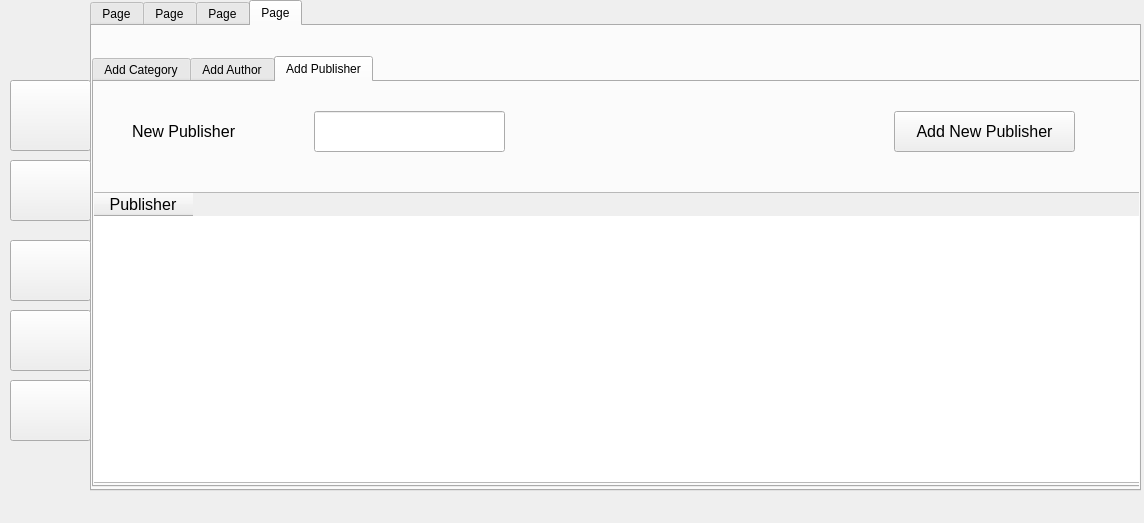
<?xml version="1.0" encoding="UTF-8"?>
<ui version="4.0">
 <class>MainWindow</class>
 <widget class="QMainWindow" name="MainWindow">
  <property name="geometry">
   <rect>
    <x>0</x>
    <y>0</y>
    <width>1144</width>
    <height>523</height>
   </rect>
  </property>
  <property name="windowTitle">
   <string>MainWindow</string>
  </property>
  <widget class="QWidget" name="centralwidget">
   <widget class="QTabWidget" name="tabWidget">
    <property name="geometry">
     <rect>
      <x>90</x>
      <y>0</y>
      <width>1051</width>
      <height>491</height>
     </rect>
    </property>
    <property name="font">
     <font>
      <family>Segoe UI</family>
      <pointsize>9</pointsize>
     </font>
    </property>
    <property name="currentIndex">
     <number>3</number>
    </property>
    <widget class="QWidget" name="tab_4">
     <attribute name="title">
      <string>Page</string>
     </attribute>
     <widget class="QTableWidget" name="tableWidget">
      <property name="geometry">
       <rect>
        <x>0</x>
        <y>80</y>
        <width>1051</width>
        <height>381</height>
       </rect>
      </property>
      <column>
       <property name="text">
        <string>Books</string>
       </property>
      </column>
      <column>
       <property name="text">
        <string>Book Title</string>
       </property>
      </column>
      <column>
       <property name="text">
        <string>Book Author</string>
       </property>
      </column>
      <column>
       <property name="text">
        <string>Book Publisher</string>
       </property>
      </column>
      <column>
       <property name="text">
        <string>Book Category</string>
       </property>
      </column>
      <column>
       <property name="text">
        <string>Book Price</string>
       </property>
      </column>
     </widget>
     <widget class="QPushButton" name="pushButton_6">
      <property name="geometry">
       <rect>
        <x>710</x>
        <y>30</y>
        <width>91</width>
        <height>31</height>
       </rect>
      </property>
      <property name="text">
       <string>Add</string>
      </property>
     </widget>
     <widget class="QLineEdit" name="lineEdit">
      <property name="geometry">
       <rect>
        <x>10</x>
        <y>30</y>
        <width>171</width>
        <height>31</height>
       </rect>
      </property>
      <property name="placeholderText">
       <string>Enter Book Title</string>
      </property>
     </widget>
     <widget class="QComboBox" name="comboBox">
      <property name="geometry">
       <rect>
        <x>280</x>
        <y>30</y>
        <width>73</width>
        <height>22</height>
       </rect>
      </property>
      <item>
       <property name="text">
        <string>Retrieve</string>
       </property>
      </item>
      <item>
       <property name="text">
        <string>Rent</string>
       </property>
      </item>
     </widget>
     <widget class="QComboBox" name="comboBox_2">
      <property name="geometry">
       <rect>
        <x>540</x>
        <y>30</y>
        <width>73</width>
        <height>21</height>
       </rect>
      </property>
      <item>
       <property name="text">
        <string>1</string>
       </property>
      </item>
      <item>
       <property name="text">
        <string>2</string>
       </property>
      </item>
      <item>
       <property name="text">
        <string>3</string>
       </property>
      </item>
      <item>
       <property name="text">
        <string>4</string>
       </property>
      </item>
      <item>
       <property name="text">
        <string>5</string>
       </property>
      </item>
      <item>
       <property name="text">
        <string>6</string>
       </property>
      </item>
      <item>
       <property name="text">
        <string>7</string>
       </property>
      </item>
      <item>
       <property name="text">
        <string>8</string>
       </property>
      </item>
      <item>
       <property name="text">
        <string>9</string>
       </property>
      </item>
      <item>
       <property name="text">
        <string>10</string>
       </property>
      </item>
     </widget>
     <widget class="QLabel" name="label">
      <property name="geometry">
       <rect>
        <x>220</x>
        <y>30</y>
        <width>55</width>
        <height>16</height>
       </rect>
      </property>
      <property name="text">
       <string>Type</string>
      </property>
     </widget>
     <widget class="QLabel" name="label_2">
      <property name="geometry">
       <rect>
        <x>490</x>
        <y>30</y>
        <width>55</width>
        <height>21</height>
       </rect>
      </property>
      <property name="text">
       <string>Days</string>
      </property>
     </widget>
    </widget>
    <widget class="QWidget" name="tab">
     <attribute name="title">
      <string>Page</string>
     </attribute>
     <widget class="QTabWidget" name="tabWidget_2">
      <property name="geometry">
       <rect>
        <x>0</x>
        <y>0</y>
        <width>1031</width>
        <height>461</height>
       </rect>
      </property>
      <property name="currentIndex">
       <number>1</number>
      </property>
      <widget class="QWidget" name="tab_3">
       <attribute name="title">
        <string>Add New Book</string>
       </attribute>
       <widget class="QLineEdit" name="lineEdit_2">
        <property name="geometry">
         <rect>
          <x>290</x>
          <y>30</y>
          <width>261</width>
          <height>31</height>
         </rect>
        </property>
       </widget>
       <widget class="QLabel" name="label_3">
        <property name="geometry">
         <rect>
          <x>210</x>
          <y>30</y>
          <width>82</width>
          <height>31</height>
         </rect>
        </property>
        <property name="font">
         <font>
          <pointsize>10</pointsize>
         </font>
        </property>
        <property name="text">
         <string>Book Title</string>
        </property>
       </widget>
       <widget class="QTextBrowser" name="textBrowser">
        <property name="geometry">
         <rect>
          <x>50</x>
          <y>80</y>
          <width>501</width>
          <height>241</height>
         </rect>
        </property>
       </widget>
       <widget class="QPushButton" name="pushButton_7">
        <property name="geometry">
         <rect>
          <x>532</x>
          <y>360</y>
          <width>111</width>
          <height>41</height>
         </rect>
        </property>
        <property name="font">
         <font>
          <pointsize>10</pointsize>
         </font>
        </property>
        <property name="text">
         <string>Save</string>
        </property>
       </widget>
       <widget class="QWidget" name="formWidget_2" native="true">
        <property name="geometry">
         <rect>
          <x>610</x>
          <y>80</y>
          <width>411</width>
          <height>201</height>
         </rect>
        </property>
        <layout class="QFormLayout" name="formLayout_3">
         <item row="0" column="0">
          <widget class="QLabel" name="label_20">
           <property name="font">
            <font>
             <pointsize>10</pointsize>
            </font>
           </property>
           <property name="text">
            <string>Book Code</string>
           </property>
          </widget>
         </item>
         <item row="0" column="1">
          <widget class="QLineEdit" name="lineEdit_11"/>
         </item>
         <item row="1" column="1">
          <widget class="QComboBox" name="comboBox_12"/>
         </item>
         <item row="1" column="0">
          <widget class="QLabel" name="label_21">
           <property name="font">
            <font>
             <pointsize>10</pointsize>
            </font>
           </property>
           <property name="text">
            <string>Category</string>
           </property>
          </widget>
         </item>
         <item row="2" column="1">
          <widget class="QComboBox" name="comboBox_13"/>
         </item>
         <item row="2" column="0">
          <widget class="QLabel" name="label_22">
           <property name="font">
            <font>
             <pointsize>10</pointsize>
            </font>
           </property>
           <property name="text">
            <string> Author</string>
           </property>
          </widget>
         </item>
         <item row="3" column="1">
          <widget class="QComboBox" name="comboBox_14"/>
         </item>
         <item row="3" column="0">
          <widget class="QLabel" name="label_23">
           <property name="font">
            <font>
             <pointsize>10</pointsize>
            </font>
           </property>
           <property name="text">
            <string>Publisher</string>
           </property>
          </widget>
         </item>
         <item row="4" column="1">
          <widget class="QLineEdit" name="lineEdit_12"/>
         </item>
         <item row="4" column="0">
          <widget class="QLabel" name="label_24">
           <property name="font">
            <font>
             <pointsize>10</pointsize>
            </font>
           </property>
           <property name="text">
            <string>Book Price</string>
           </property>
          </widget>
         </item>
        </layout>
       </widget>
      </widget>
      <widget class="QWidget" name="tab_6">
       <attribute name="title">
        <string>Edit or Delete A Book</string>
       </attribute>
       <widget class="QLabel" name="label_9">
        <property name="geometry">
         <rect>
          <x>170</x>
          <y>10</y>
          <width>82</width>
          <height>31</height>
         </rect>
        </property>
        <property name="font">
         <font>
          <pointsize>10</pointsize>
         </font>
        </property>
        <property name="text">
         <string>Book Title</string>
        </property>
       </widget>
       <widget class="QTextBrowser" name="textBrowser_2">
        <property name="geometry">
         <rect>
          <x>40</x>
          <y>90</y>
          <width>501</width>
          <height>241</height>
         </rect>
        </property>
       </widget>
       <widget class="QPushButton" name="pushButton_8">
        <property name="geometry">
         <rect>
          <x>640</x>
          <y>360</y>
          <width>121</width>
          <height>41</height>
         </rect>
        </property>
        <property name="font">
         <font>
          <pointsize>10</pointsize>
         </font>
        </property>
        <property name="text">
         <string>Save</string>
        </property>
       </widget>
       <widget class="QLineEdit" name="lineEdit_3">
        <property name="geometry">
         <rect>
          <x>250</x>
          <y>10</y>
          <width>261</width>
          <height>31</height>
         </rect>
        </property>
       </widget>
       <widget class="QWidget" name="formWidget" native="true">
        <property name="geometry">
         <rect>
          <x>630</x>
          <y>100</y>
          <width>381</width>
          <height>191</height>
         </rect>
        </property>
        <layout class="QFormLayout" name="formLayout">
         <item row="0" column="0">
          <widget class="QLabel" name="label_13">
           <property name="font">
            <font>
             <pointsize>10</pointsize>
            </font>
           </property>
           <property name="text">
            <string>Book Code</string>
           </property>
          </widget>
         </item>
         <item row="0" column="1">
          <widget class="QLineEdit" name="lineEdit_7"/>
         </item>
         <item row="1" column="1">
          <widget class="QComboBox" name="comboBox_7"/>
         </item>
         <item row="1" column="0">
          <widget class="QLabel" name="label_10">
           <property name="font">
            <font>
             <pointsize>10</pointsize>
            </font>
           </property>
           <property name="text">
            <string>Category</string>
           </property>
          </widget>
         </item>
         <item row="2" column="1">
          <widget class="QComboBox" name="comboBox_8"/>
         </item>
         <item row="2" column="0">
          <widget class="QLabel" name="label_12">
           <property name="font">
            <font>
             <pointsize>10</pointsize>
            </font>
           </property>
           <property name="text">
            <string> Author</string>
           </property>
          </widget>
         </item>
         <item row="3" column="1">
          <widget class="QComboBox" name="comboBox_6"/>
         </item>
         <item row="3" column="0">
          <widget class="QLabel" name="label_11">
           <property name="font">
            <font>
             <pointsize>10</pointsize>
            </font>
           </property>
           <property name="text">
            <string>Publisher</string>
           </property>
          </widget>
         </item>
         <item row="4" column="1">
          <widget class="QLineEdit" name="lineEdit_8"/>
         </item>
         <item row="4" column="0">
          <widget class="QLabel" name="label_14">
           <property name="font">
            <font>
             <pointsize>10</pointsize>
            </font>
           </property>
           <property name="text">
            <string>Book Price</string>
           </property>
          </widget>
         </item>
        </layout>
       </widget>
       <widget class="QLineEdit" name="lineEdit_4">
        <property name="geometry">
         <rect>
          <x>250</x>
          <y>50</y>
          <width>261</width>
          <height>31</height>
         </rect>
        </property>
       </widget>
       <widget class="QPushButton" name="pushButton_9">
        <property name="geometry">
         <rect>
          <x>572</x>
          <y>10</y>
          <width>171</width>
          <height>31</height>
         </rect>
        </property>
        <property name="text">
         <string>Search</string>
        </property>
       </widget>
       <widget class="QLabel" name="label_25">
        <property name="geometry">
         <rect>
          <x>160</x>
          <y>50</y>
          <width>82</width>
          <height>31</height>
         </rect>
        </property>
        <property name="font">
         <font>
          <pointsize>10</pointsize>
         </font>
        </property>
        <property name="text">
         <string>Book Title</string>
        </property>
       </widget>
       <widget class="QPushButton" name="pushButton_10">
        <property name="geometry">
         <rect>
          <x>300</x>
          <y>360</y>
          <width>121</width>
          <height>41</height>
         </rect>
        </property>
        <property name="font">
         <font>
          <pointsize>10</pointsize>
         </font>
        </property>
        <property name="text">
         <string>Delete</string>
        </property>
       </widget>
      </widget>
     </widget>
    </widget>
    <widget class="QWidget" name="tab_2">
     <attribute name="title">
      <string>Page</string>
     </attribute>
     <widget class="QGroupBox" name="groupBox">
      <property name="geometry">
       <rect>
        <x>10</x>
        <y>30</y>
        <width>491</width>
        <height>381</height>
       </rect>
      </property>
      <property name="title">
       <string>Add New Users</string>
      </property>
      <widget class="QLabel" name="label_7">
       <property name="geometry">
        <rect>
         <x>80</x>
         <y>80</y>
         <width>91</width>
         <height>31</height>
        </rect>
       </property>
       <property name="text">
        <string>Email</string>
       </property>
      </widget>
      <widget class="QLabel" name="label_8">
       <property name="geometry">
        <rect>
         <x>70</x>
         <y>30</y>
         <width>91</width>
         <height>31</height>
        </rect>
       </property>
       <property name="text">
        <string>User Name</string>
       </property>
      </widget>
      <widget class="QPushButton" name="pushButton_11">
       <property name="geometry">
        <rect>
         <x>172</x>
         <y>270</y>
         <width>131</width>
         <height>41</height>
        </rect>
       </property>
       <property name="text">
        <string>Add User</string>
       </property>
      </widget>
      <widget class="QLineEdit" name="lineEdit_15">
       <property name="geometry">
        <rect>
         <x>200</x>
         <y>130</y>
         <width>261</width>
         <height>41</height>
        </rect>
       </property>
       <property name="echoMode">
        <enum>QLineEdit::Password</enum>
       </property>
      </widget>
      <widget class="QLineEdit" name="lineEdit_17">
       <property name="geometry">
        <rect>
         <x>200</x>
         <y>80</y>
         <width>261</width>
         <height>41</height>
        </rect>
       </property>
      </widget>
      <widget class="QLineEdit" name="lineEdit_16">
       <property name="geometry">
        <rect>
         <x>200</x>
         <y>30</y>
         <width>261</width>
         <height>41</height>
        </rect>
       </property>
      </widget>
      <widget class="QLineEdit" name="lineEdit_14">
       <property name="geometry">
        <rect>
         <x>200</x>
         <y>180</y>
         <width>261</width>
         <height>41</height>
        </rect>
       </property>
       <property name="echoMode">
        <enum>QLineEdit::Password</enum>
       </property>
      </widget>
      <widget class="QLabel" name="label_6">
       <property name="geometry">
        <rect>
         <x>82</x>
         <y>130</y>
         <width>91</width>
         <height>31</height>
        </rect>
       </property>
       <property name="text">
        <string>PassWord</string>
       </property>
      </widget>
      <widget class="QLabel" name="label_5">
       <property name="geometry">
        <rect>
         <x>70</x>
         <y>180</y>
         <width>111</width>
         <height>31</height>
        </rect>
       </property>
       <property name="text">
        <string>PassWord Again</string>
       </property>
      </widget>
     </widget>
     <widget class="QGroupBox" name="groupBox_2">
      <property name="geometry">
       <rect>
        <x>570</x>
        <y>30</y>
        <width>471</width>
        <height>381</height>
       </rect>
      </property>
      <property name="title">
       <string>Edit User Information</string>
      </property>
      <widget class="QLineEdit" name="lineEdit_18">
       <property name="geometry">
        <rect>
         <x>150</x>
         <y>30</y>
         <width>261</width>
         <height>31</height>
        </rect>
       </property>
      </widget>
      <widget class="QLabel" name="label_26">
       <property name="geometry">
        <rect>
         <x>20</x>
         <y>30</y>
         <width>91</width>
         <height>31</height>
        </rect>
       </property>
       <property name="text">
        <string>User Name</string>
       </property>
      </widget>
      <widget class="QLabel" name="label_27">
       <property name="geometry">
        <rect>
         <x>32</x>
         <y>80</y>
         <width>91</width>
         <height>31</height>
        </rect>
       </property>
       <property name="text">
        <string>PassWord</string>
       </property>
      </widget>
      <widget class="QLineEdit" name="lineEdit_19">
       <property name="geometry">
        <rect>
         <x>150</x>
         <y>70</y>
         <width>261</width>
         <height>31</height>
        </rect>
       </property>
       <property name="echoMode">
        <enum>QLineEdit::Password</enum>
       </property>
      </widget>
      <widget class="QPushButton" name="pushButton_12">
       <property name="geometry">
        <rect>
         <x>200</x>
         <y>110</y>
         <width>131</width>
         <height>31</height>
        </rect>
       </property>
       <property name="text">
        <string>Login</string>
       </property>
      </widget>
      <widget class="QLabel" name="label_31">
       <property name="geometry">
        <rect>
         <x>30</x>
         <y>270</y>
         <width>111</width>
         <height>31</height>
        </rect>
       </property>
       <property name="text">
        <string>PassWord Again</string>
       </property>
      </widget>
      <widget class="QLineEdit" name="lineEdit_21">
       <property name="geometry">
        <rect>
         <x>150</x>
         <y>190</y>
         <width>261</width>
         <height>31</height>
        </rect>
       </property>
      </widget>
      <widget class="QLineEdit" name="lineEdit_23">
       <property name="geometry">
        <rect>
         <x>150</x>
         <y>230</y>
         <width>261</width>
         <height>31</height>
        </rect>
       </property>
       <property name="echoMode">
        <enum>QLineEdit::Password</enum>
       </property>
      </widget>
      <widget class="QLabel" name="label_29">
       <property name="geometry">
        <rect>
         <x>60</x>
         <y>190</y>
         <width>71</width>
         <height>31</height>
        </rect>
       </property>
       <property name="text">
        <string>Email</string>
       </property>
      </widget>
      <widget class="QLineEdit" name="lineEdit_20">
       <property name="geometry">
        <rect>
         <x>150</x>
         <y>150</y>
         <width>261</width>
         <height>31</height>
        </rect>
       </property>
      </widget>
      <widget class="QLineEdit" name="lineEdit_22">
       <property name="geometry">
        <rect>
         <x>150</x>
         <y>270</y>
         <width>261</width>
         <height>31</height>
        </rect>
       </property>
       <property name="echoMode">
        <enum>QLineEdit::Password</enum>
       </property>
      </widget>
      <widget class="QLabel" name="label_30">
       <property name="geometry">
        <rect>
         <x>50</x>
         <y>230</y>
         <width>91</width>
         <height>31</height>
        </rect>
       </property>
       <property name="text">
        <string>PassWord</string>
       </property>
      </widget>
      <widget class="QLabel" name="label_28">
       <property name="geometry">
        <rect>
         <x>50</x>
         <y>150</y>
         <width>91</width>
         <height>31</height>
        </rect>
       </property>
       <property name="text">
        <string>User Name</string>
       </property>
      </widget>
      <widget class="QPushButton" name="pushButton_13">
       <property name="geometry">
        <rect>
         <x>190</x>
         <y>320</y>
         <width>131</width>
         <height>31</height>
        </rect>
       </property>
       <property name="text">
        <string>Edit User Data</string>
       </property>
      </widget>
     </widget>
    </widget>
    <widget class="QWidget" name="tab_5">
     <attribute name="title">
      <string>Page</string>
     </attribute>
     <widget class="QTabWidget" name="tabWidget_3">
      <property name="geometry">
       <rect>
        <x>0</x>
        <y>30</y>
        <width>1051</width>
        <height>431</height>
       </rect>
      </property>
      <property name="currentIndex">
       <number>2</number>
      </property>
      <widget class="QWidget" name="tab_7">
       <attribute name="title">
        <string>Add Category</string>
       </attribute>
       <widget class="QTableWidget" name="tableWidget_2">
        <property name="geometry">
         <rect>
          <x>0</x>
          <y>111</y>
          <width>1051</width>
          <height>291</height>
         </rect>
        </property>
        <property name="font">
         <font>
          <pointsize>12</pointsize>
         </font>
        </property>
        <column>
         <property name="text">
          <string>Category</string>
         </property>
        </column>
       </widget>
       <widget class="QPushButton" name="pushButton_14">
        <property name="geometry">
         <rect>
          <x>792</x>
          <y>30</y>
          <width>181</width>
          <height>41</height>
         </rect>
        </property>
        <property name="font">
         <font>
          <pointsize>12</pointsize>
         </font>
        </property>
        <property name="text">
         <string>Add New Category</string>
        </property>
       </widget>
       <widget class="QLabel" name="label_4">
        <property name="geometry">
         <rect>
          <x>40</x>
          <y>30</y>
          <width>181</width>
          <height>41</height>
         </rect>
        </property>
        <property name="font">
         <font>
          <pointsize>12</pointsize>
         </font>
        </property>
        <property name="text">
         <string>New Category Name</string>
        </property>
       </widget>
       <widget class="QLineEdit" name="lineEdit_5">
        <property name="geometry">
         <rect>
          <x>222</x>
          <y>30</y>
          <width>191</width>
          <height>41</height>
         </rect>
        </property>
       </widget>
      </widget>
      <widget class="QWidget" name="tab_9">
       <attribute name="title">
        <string>Add Author</string>
       </attribute>
       <widget class="QPushButton" name="pushButton_15">
        <property name="geometry">
         <rect>
          <x>800</x>
          <y>30</y>
          <width>171</width>
          <height>41</height>
         </rect>
        </property>
        <property name="font">
         <font>
          <pointsize>12</pointsize>
         </font>
        </property>
        <property name="text">
         <string>Add New Author</string>
        </property>
       </widget>
       <widget class="QLabel" name="label_32">
        <property name="geometry">
         <rect>
          <x>68</x>
          <y>30</y>
          <width>151</width>
          <height>41</height>
         </rect>
        </property>
        <property name="font">
         <font>
          <pointsize>12</pointsize>
         </font>
        </property>
        <property name="text">
         <string>Add New Author</string>
        </property>
       </widget>
       <widget class="QLineEdit" name="lineEdit_6">
        <property name="geometry">
         <rect>
          <x>220</x>
          <y>30</y>
          <width>191</width>
          <height>41</height>
         </rect>
        </property>
       </widget>
       <widget class="QTableWidget" name="tableWidget_3">
        <property name="geometry">
         <rect>
          <x>-2</x>
          <y>111</y>
          <width>1051</width>
          <height>291</height>
         </rect>
        </property>
        <property name="font">
         <font>
          <pointsize>12</pointsize>
         </font>
        </property>
        <column>
         <property name="text">
          <string>Author</string>
         </property>
        </column>
       </widget>
      </widget>
      <widget class="QWidget" name="tab_8">
       <attribute name="title">
        <string>Add Publisher</string>
       </attribute>
       <widget class="QPushButton" name="pushButton_16">
        <property name="geometry">
         <rect>
          <x>800</x>
          <y>29</y>
          <width>181</width>
          <height>41</height>
         </rect>
        </property>
        <property name="font">
         <font>
          <pointsize>12</pointsize>
         </font>
        </property>
        <property name="text">
         <string>Add New Publisher</string>
        </property>
       </widget>
       <widget class="QLabel" name="label_33">
        <property name="geometry">
         <rect>
          <x>38</x>
          <y>29</y>
          <width>181</width>
          <height>41</height>
         </rect>
        </property>
        <property name="font">
         <font>
          <pointsize>12</pointsize>
         </font>
        </property>
        <property name="text">
         <string>New Publisher</string>
        </property>
       </widget>
       <widget class="QLineEdit" name="lineEdit_13">
        <property name="geometry">
         <rect>
          <x>220</x>
          <y>29</y>
          <width>191</width>
          <height>41</height>
         </rect>
        </property>
       </widget>
       <widget class="QTableWidget" name="tableWidget_4">
        <property name="geometry">
         <rect>
          <x>-2</x>
          <y>110</y>
          <width>1051</width>
          <height>291</height>
         </rect>
        </property>
        <property name="font">
         <font>
          <pointsize>12</pointsize>
         </font>
        </property>
        <column>
         <property name="text">
          <string>Publisher</string>
         </property>
        </column>
       </widget>
      </widget>
     </widget>
    </widget>
   </widget>
   <widget class="QPushButton" name="pushButton">
    <property name="geometry">
     <rect>
      <x>10</x>
      <y>80</y>
      <width>81</width>
      <height>71</height>
     </rect>
    </property>
    <property name="text">
     <string/>
    </property>
    <property name="icon">
     <iconset resource="icon.qrc">
      <normaloff>:/icons/today.png</normaloff>:/icons/today.png</iconset>
    </property>
    <property name="iconSize">
     <size>
      <width>60</width>
      <height>60</height>
     </size>
    </property>
   </widget>
   <widget class="QPushButton" name="pushButton_2">
    <property name="geometry">
     <rect>
      <x>10</x>
      <y>380</y>
      <width>81</width>
      <height>61</height>
     </rect>
    </property>
    <property name="text">
     <string/>
    </property>
    <property name="icon">
     <iconset resource="icon.qrc">
      <normaloff>:/icons/themes.png</normaloff>:/icons/themes.png</iconset>
    </property>
    <property name="iconSize">
     <size>
      <width>60</width>
      <height>60</height>
     </size>
    </property>
   </widget>
   <widget class="QPushButton" name="pushButton_3">
    <property name="geometry">
     <rect>
      <x>10</x>
      <y>310</y>
      <width>81</width>
      <height>61</height>
     </rect>
    </property>
    <property name="text">
     <string/>
    </property>
    <property name="icon">
     <iconset resource="icon.qrc">
      <normaloff>:/icons/settings.png</normaloff>:/icons/settings.png</iconset>
    </property>
    <property name="iconSize">
     <size>
      <width>60</width>
      <height>60</height>
     </size>
    </property>
   </widget>
   <widget class="QPushButton" name="pushButton_4">
    <property name="geometry">
     <rect>
      <x>10</x>
      <y>240</y>
      <width>81</width>
      <height>61</height>
     </rect>
    </property>
    <property name="text">
     <string/>
    </property>
    <property name="icon">
     <iconset resource="icon.qrc">
      <normaloff>:/icons/users.png</normaloff>:/icons/users.png</iconset>
    </property>
    <property name="iconSize">
     <size>
      <width>60</width>
      <height>60</height>
     </size>
    </property>
   </widget>
   <widget class="QPushButton" name="pushButton_5">
    <property name="geometry">
     <rect>
      <x>10</x>
      <y>160</y>
      <width>81</width>
      <height>61</height>
     </rect>
    </property>
    <property name="text">
     <string/>
    </property>
    <property name="icon">
     <iconset resource="icon.qrc">
      <normaloff>:/icons/books.png</normaloff>:/icons/books.png</iconset>
    </property>
    <property name="iconSize">
     <size>
      <width>60</width>
      <height>60</height>
     </size>
    </property>
   </widget>
  </widget>
  <widget class="QMenuBar" name="menuBar">
   <property name="geometry">
    <rect>
     <x>0</x>
     <y>0</y>
     <width>1144</width>
     <height>26</height>
    </rect>
   </property>
  </widget>
 </widget>
 <resources>
  <include location="icon.qrc"/>
 </resources>
 <connections/>
</ui>
